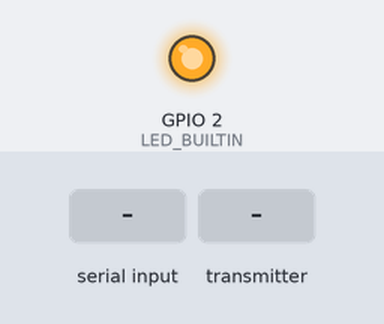
Simulated run of this sketch. Board: ESP32. Parts: output pins drawn as LEDs (lit = HIGH). Inputs (shaded band) come from the test bench. What the sketch prints to the serial monitor is not drawn.

Above: at 1.7 s.
1.8 s: "PING\n" received over Serial
At 2.79 s:
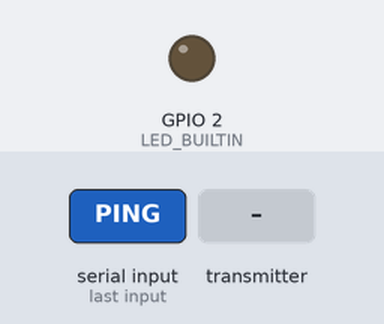
4.8 s: the transmitter starts sending message = PING
6.8 s: the transmitter starts sending message = MPU
8.8 s: "GET_MAC\n" received over Serial
10.3 s: the transmitter starts sending message = GET_MAC
12.3 s: "HELP\n" received over Serial
Timing chart, 0 to 14.8 s (numbered marks = the images above; inputs shaded):
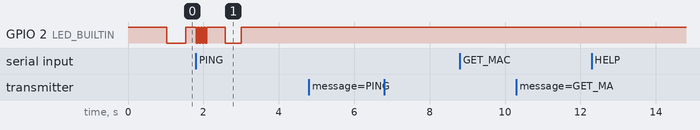

Measured:
- after the input at 4.8 s, every drawn part: stays the same
- after the input at 6.8 s, every drawn part: stays the same
- after the input at 8.8 s, every drawn part: stays the same
- after the input at 10.3 s, every drawn part: stays the same
- after the input at 12.3 s, every drawn part: stays the same

The sketch:

esp32_master_bridge.ino
```cpp
/*
 * Remote ESP32 — Serial-to-ESP-NOW Bridge (stays near RPi5 or Laptop)
 *
 * NEW ARCHITECTURE (3-tier):
 *   Python GUI / RPi5
 *     ↕ USB Serial
 *   [ This board — Remote ESP32 ]
 *     ↕ ESP-NOW (wireless)
 *   [ M_ESP32_SUB_MASTER — inside robot ]
 *     ↕ ESP-NOW
 *   [ L_ESP32_SLAVE ]  [ R_ESP32_SLAVE ]
 *
 * This board is now a THIN RELAY — it only talks to SUB_MASTER.
 * All L/R slave routing is handled by SUB_MASTER.
 * The Python GUI is UNCHANGED — same Serial command format as before.
 *
 * Setup:
 *   1. Flash M_ESP32_SUB_MASTER first, get its MAC from Serial Monitor
 *   2. Set SUB_MASTER_MAC below to that MAC
 *   3. Flash this sketch to the Remote ESP32 (near laptop/RPi5)
 */

#include <esp_idf_version.h>
#include <esp_now.h>
#include <WiFi.h>
#include <esp_wifi.h>

void setupAntenna() {
#if defined(CONFIG_IDF_TARGET_ESP32C6) || defined(ARDUINO_SEEED_XIAO_ESP32C6) || defined(ESP32C6)
  pinMode(3, OUTPUT);  digitalWrite(3, LOW);  delay(100);
  pinMode(14, OUTPUT); digitalWrite(14, LOW);
  Serial.println("[ANTENNA] XIAO ESP32-C6: Internal PCB Antenna (GPIO3=LOW, GPIO14=LOW)");
#else
  Serial.println("[ANTENNA] Standard ESP32 DevKit Board");
#endif
}

// ============================================================
// SUB-MASTER MAC ADDRESS (M_ESP32_SUB_MASTER: 10:BD:A3:9E:E1:40)
// ============================================================
uint8_t SUB_MASTER_MAC[] = { 0x10, 0xBD, 0xA3, 0x9E, 0xE1, 0x40 };

// ============================================================
// DATA STRUCTURES (must match Sub-Master and Slaves exactly)
// ============================================================
typedef struct cmd_struct {
  char text[128];
} cmd_struct;

typedef struct telemetry_struct {
  char type[10];
  char message[128];
  float pitch;
} telemetry_struct;

cmd_struct       myCmd;
telemetry_struct myData;

String serialBuffer   = "";
bool espnowInitialized = false;
bool subMasterPeerAdded = false;
esp_now_peer_info_t subMasterPeerInfo;

unsigned long lastSubMasterResponseTime = 0;
const unsigned long PEER_TIMEOUT_MS = 3000;

#ifndef LED_BUILTIN
#define LED_BUILTIN 15
#endif

unsigned long lastLedToggle = 0;
bool ledState = false;
int burstToggles = 0;
unsigned long failPauseEnd = 0;

void updateLed() {
  unsigned long now = millis();
  if (now < failPauseEnd) { digitalWrite(LED_BUILTIN, LOW); return; }
  if (burstToggles > 0) {
    if (now - lastLedToggle >= 40) {
      lastLedToggle = now; ledState = !ledState;
      digitalWrite(LED_BUILTIN, ledState ? HIGH : LOW);
      burstToggles--;
    }
    return;
  }
  bool connected = (now - lastSubMasterResponseTime < PEER_TIMEOUT_MS);
  if (!connected) {
    digitalWrite(LED_BUILTIN, HIGH); // Solid = no Sub-Master
  } else {
    if (now - lastLedToggle >= 500) {
      lastLedToggle = now; ledState = !ledState;
      digitalWrite(LED_BUILTIN, ledState ? HIGH : LOW);
    }
  }
}

void initESPNow();
void printMacAddress(const uint8_t *mac);

#if defined(ESP_IDF_VERSION_MAJOR) && (ESP_IDF_VERSION_MAJOR >= 5)
void onDataSent(const wifi_tx_info_t *info, esp_now_send_status_t status) {
#else
void onDataSent(const uint8_t *mac_addr, esp_now_send_status_t status) {
#endif
  if (status == ESP_NOW_SEND_SUCCESS) {
    if (strcmp(myCmd.text, "PING") != 0) burstToggles = 8;
  } else {
    if (strcmp(myCmd.text, "PING") != 0) {
      failPauseEnd = millis() + 350;
      Serial.println("[LINK FAIL] Sub-Master not reachable!");
    }
  }
}

#if defined(ESP_IDF_VERSION_MAJOR) && (ESP_IDF_VERSION_MAJOR >= 5)
void onDataRecv(const esp_now_recv_info *recvInfo, const uint8_t *incomingData, int len) {
  const uint8_t *srcMac = recvInfo->src_addr;
#else
void onDataRecv(const uint8_t *srcMac, const uint8_t *incomingData, int len) {
#endif
  bool isSubMaster = srcMac && (memcmp(srcMac, SUB_MASTER_MAC, 6) == 0);
  if (isSubMaster) lastSubMasterResponseTime = millis();

  if (len == sizeof(telemetry_struct)) {
    memcpy(&myData, incomingData, sizeof(myData));
    if (strcmp(myData.message, "PONG") == 0) return;

    // Sub-Master pre-pends [LEFT]/[RIGHT] tag into message — just print it
    if (strcmp(myData.type, "MPU") == 0) {
      // message field already contains the full formatted string from Sub-Master
      Serial.printf("%s\n", myData.message);
    } else {
      Serial.printf("%s\n", myData.message);
    }
  }
}

void initESPNow() {
  WiFi.mode(WIFI_STA);
  WiFi.disconnect();
  if (esp_now_init() != ESP_OK) { Serial.println("ERROR: ESP-NOW init failed!"); return; }
  espnowInitialized = true;
  Serial.println("ESP-NOW initialized");
  esp_now_register_send_cb(onDataSent);
  esp_now_register_recv_cb(onDataRecv);

  bool subMasterIsSet = false;
  for (int i = 0; i < 6; i++) { if (SUB_MASTER_MAC[i] != 0xFF) { subMasterIsSet = true; break; } }
  if (!subMasterIsSet) {
    Serial.println("WARNING: SUB_MASTER_MAC not set!");
    Serial.println("         Flash M_ESP32_SUB_MASTER first, run GET_MAC, then set MAC here.");
    return;
  }

  memset(&subMasterPeerInfo, 0, sizeof(subMasterPeerInfo));
  memcpy(subMasterPeerInfo.peer_addr, SUB_MASTER_MAC, 6);
  subMasterPeerInfo.encrypt = false;
  if (esp_now_add_peer(&subMasterPeerInfo) == ESP_OK) {
    subMasterPeerAdded = true;
    Serial.println("Sub-Master peer added");
  }
}

void setup() {
  pinMode(LED_BUILTIN, OUTPUT);
  digitalWrite(LED_BUILTIN, HIGH);

  Serial.begin(115200);
#if defined(ARDUINO_USB_CDC_ON_BOOT) && (ARDUINO_USB_CDC_ON_BOOT == 1)
  Serial.setTxTimeoutMs(0);
#endif
  delay(500);

  Serial.println("\n\n========================================");
  Serial.println("  Remote ESP32 — Serial/ESP-NOW Relay   ");
  Serial.println("  (Talks to M_ESP32_SUB_MASTER only)    ");
  Serial.println("========================================");
  setupAntenna();
  initESPNow();

  Serial.print("\nRemote ESP32 MAC: "); printMacAddress(NULL);
  Serial.print("Sub-Master  MAC:  "); printMacAddress(SUB_MASTER_MAC);
  Serial.println("\nReady. Same commands as before — L/R/B prefix routing handled by Sub-Master.");
  Serial.println("Type GET_MAC for status, HELP for commands.\n");
}

void loop() {
  while (Serial.available() > 0) {
    char c = Serial.read();
    if (c == '\n') {
      serialBuffer.trim();
      if (serialBuffer.length() > 0) {
        if (serialBuffer.equalsIgnoreCase("GET_MAC")) {
          unsigned long now = millis();
          Serial.print("Remote ESP32 MAC: "); printMacAddress(NULL);
          Serial.print("Sub-Master  MAC:  "); printMacAddress(SUB_MASTER_MAC);
          Serial.printf("  -> %s\n", (now - lastSubMasterResponseTime < PEER_TIMEOUT_MS) ? "ONLINE" : "OFFLINE");
        } else if (serialBuffer.equalsIgnoreCase("HELP")) {
          Serial.println("\n=== REMOTE ESP32 RELAY COMMANDS ===");
          Serial.println("  L <cmd>   -> Sub-Master -> Left Slave");
          Serial.println("  R <cmd>   -> Sub-Master -> Right Slave");
          Serial.println("  B <cmd>   -> Sub-Master -> Both Slaves");
          Serial.println("  GET_MAC   Show status");
          Serial.println("  PING      Heartbeat");
          Serial.println("===================================\n");
        } else if (serialBuffer.equalsIgnoreCase("PING")) {
          Serial.println("Remote ESP32 OK — relaying PING to Sub-Master...");
          memset(&myCmd, 0, sizeof(myCmd));
          strncpy(myCmd.text, "B PING", sizeof(myCmd.text) - 1);
          if (subMasterPeerAdded) esp_now_send(SUB_MASTER_MAC, (uint8_t*)&myCmd, sizeof(myCmd));
        } else {
          // Forward command to Sub-Master as-is (it handles L/R/B routing)
          memset(&myCmd, 0, sizeof(myCmd));
          strncpy(myCmd.text, serialBuffer.c_str(), sizeof(myCmd.text) - 1);
          if (subMasterPeerAdded) {
            esp_now_send(SUB_MASTER_MAC, (uint8_t*)&myCmd, sizeof(myCmd));
          } else {
            Serial.println("ERROR: Sub-Master not configured. Set SUB_MASTER_MAC and reflash.");
          }
        }
        serialBuffer = "";
      }
    } else {
      serialBuffer += c;
    }
  }

  // 2Hz heartbeat PING to Sub-Master
  static unsigned long lastHeartbeat = 0;
  if (millis() - lastHeartbeat >= 500) {
    lastHeartbeat = millis();
    if (espnowInitialized && subMasterPeerAdded) {
      memset(&myCmd, 0, sizeof(myCmd));
      strncpy(myCmd.text, "PING", sizeof(myCmd.text) - 1);
      esp_now_send(SUB_MASTER_MAC, (uint8_t*)&myCmd, sizeof(myCmd));
    }
  }

  updateLed();
}

void printMacAddress(const uint8_t *mac) {
  if (mac == NULL) {
    uint8_t baseMac[6];
    if (esp_wifi_get_mac(WIFI_IF_STA, baseMac) == ESP_OK) {
      Serial.printf("%02X:%02X:%02X:%02X:%02X:%02X\n",
                    baseMac[0], baseMac[1], baseMac[2],
                    baseMac[3], baseMac[4], baseMac[5]);
    } else { Serial.println(WiFi.macAddress()); }
  } else {
    Serial.printf("%02X:%02X:%02X:%02X:%02X:%02X\n",
                  mac[0], mac[1], mac[2], mac[3], mac[4], mac[5]);
  }
}
```
